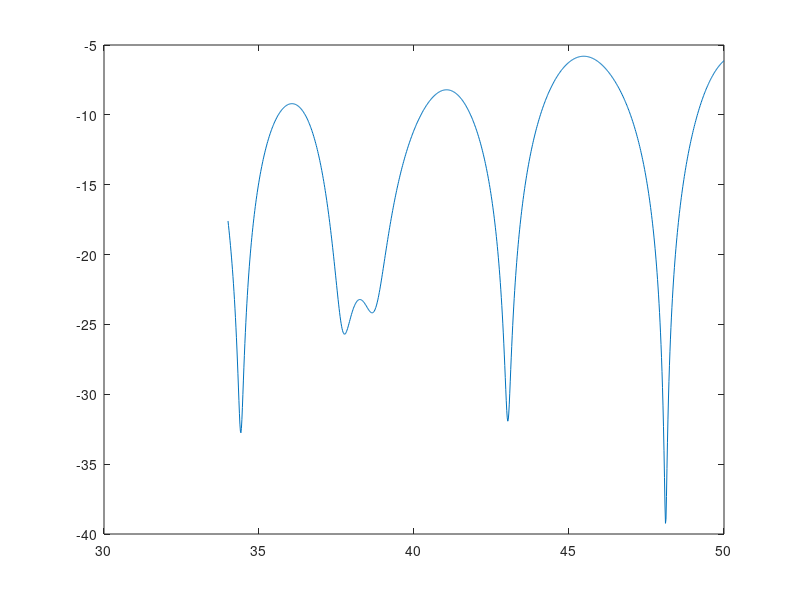

Recreate this plot in MATLAB.
format long
s11=load ('s11.txt');
s12=load ('s12.txt');
s13=load ('s13.txt');
s14=load ('s14.txt');
S11=s11(:,2)+s11(:,3);
S12=s12(:,2)+s12(:,3);
S13=s13(:,2)+s13(:,3);
S14=s14(:,2)+s14(:,3);
S11_Abs_Sqr=(abs(S11).^2);
S12_Abs_Sqr=(abs(S12).^2);
S13_Abs_Sqr=(abs(S13).^2);
S14_Abs_Sqr=(abs(S14).^2);
numerator=sqrt((S11_Abs_Sqr)+(S12_Abs_Sqr)+(S13_Abs_Sqr)+(S14_Abs_Sqr));
demonirator=sqrt(4);
p=20*log10(numerator./demonirator);
x=s11(:,1);
plot(x,p);